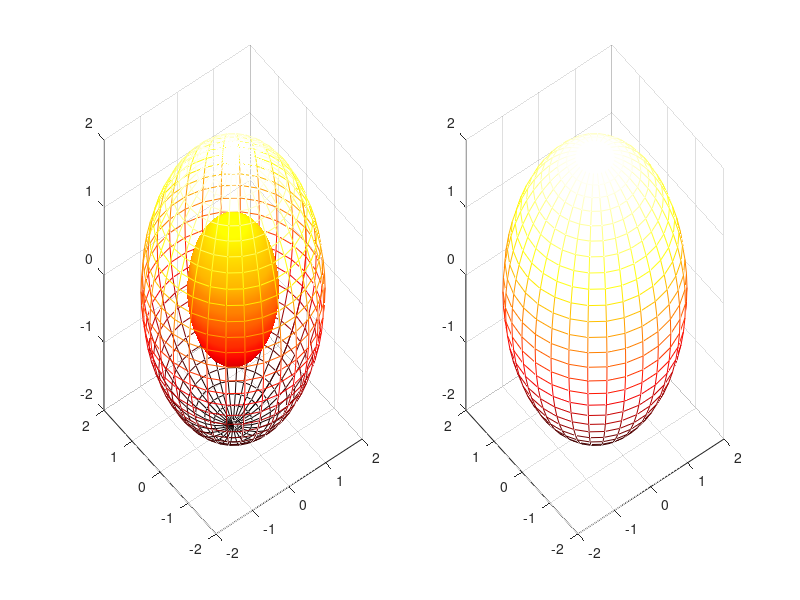

The MATLAB source for this figure:
%{
x = linspace(0 , 3 * pi);
z1 = sin(x);
z2 = sin(2 * x);
z3 = sin(3 * x);
y1 = zeros(size(x));
y3 = zeros(size(x));
y2 = y3 / 2;
plot3(x,y1,z1,x,y2,z2,x,y3,z3);
grid;
xlabel('x-axis');
ylabel('y-axis');
zlabel('z-axis');
title('sin(x),sin(2x),sin(3x)');
%}

%{
x = -7.5 : 0.5 : 7.5;
y = x;
[X,Y] = meshgrid(x,y);
R = sqrt(X .^ 2 + Y .^ 2) + eps;
Z = sin(R) ./ R;
subplot(1,2,1);
mesh(X,Y,Z);
subplot(1,2,2);
surf(X,Y,Z);
%}

%{
[X,Y,Z] = peaks;
subplot(2,2,1);
contour(Z,20);
subplot(2,2,2);
contour(X,Y,Z,20);
subplot(2,2,3);
contour3(Z,20);
subplot(2,2,4);
contour3(X,Y,Z,20);
%}

%{
[X,Y] = meshgrid(1:0.5:10,1:20);
Z = sin(X) + cos(Y);
C = X + Y;
surf(X,Y,Z,C);
colorbar;
%}

%{
x = -25 : 1.25 : 25;
y = -25 : 1.25 : 25;
[xx,yy] = meshgrid(x,y);
z = xx.^2 / 9 - yy.^ 2 / 4 + eps;
surfl(xx,yy,z);
%}


[X0,Y0,Z0] = sphere(30);
X = 2 * X0; Y = 2 * Y0; Z = 2 * Z0;
clf,subplot(1,2,1);
surf(X0,Y0,Z0);
shading interp
hold on, mesh(X,Y,Z),colormap(hot),hold off
hidden off
%axis equal,axis off
subplot(1,2,2);
surf(X0,Y0,Z0);
shading interp
hold on, mesh(X,Y,Z),colormap(hot),hold off
hidden on
%axis equal, axis off


%{
clc;clear; close all;

rpol=25/2000;

nthe=51;

npsi=51;

the=linspace(0,pi,nthe);

psi=linspace(0,2*pi,npsi);

% Matriculated;

[psi,the]=meshgrid(psi,the);

rpol=rpol*ones(size(the));

% Convert spherical coordinate to Cartesian Coordinate;

x_mm=rpol.*cos(the)*1000;                     % z in transformational relation;

y_mm=rpol.*sin(the).*cos(psi)*1000;           % x in transformational relation;

z_mm=rpol.*sin(the).*sin(psi)*1000;           % y in transformational relation;

tic 

fval=2*x_mm.^2+y_mm.^2-z_mm.^2;    %% this is a example !!;

toc

%% matrix ( x y z fval ) used to figure fval is color;

%% figure

figure('Renderer','zbuffer','Color',[1 1 1]);

surf(x_mm,y_mm,z_mm,fval);

shading interp;light;lighting gouraud;

colorbar

axis equal;

xlabel('x(mm)');ylabel('y(mm)');zlabel('z(mm)');
%}

%{
x=-200:5:200;
y=-200:5:200;
z=-200:5:200;
m=linspace(0,1,length(x));
for i=1:length(x);
plot3(x(i),y(i),z(i),'o','color',[m(i) 0 0])
hold on
end
%}

%{
[x,y,z,v] = flow;
p = patch(isosurface(x,y,z,v,-3));
isonormals(x,y,z,v,p)
p.FaceColor = 'red';
p.EdgeColor = 'none';
daspect([1 1 1])
view(3); 
axis tight
camlight 
%}

